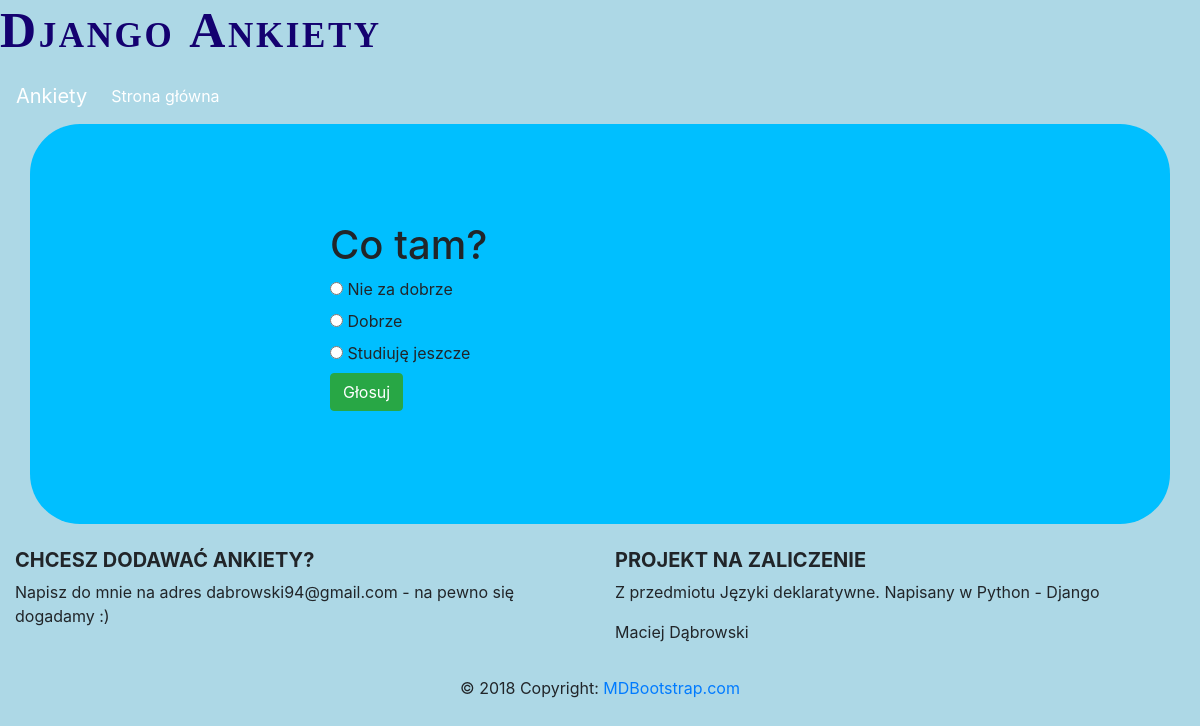
Page /ankiety/1/ on the committed database.
### ankiety/models.py (models this page shows, shortened)
class Question(models.Model):
    question_text = models.CharField(max_length=200)
    pub_date = models.DateTimeField('data publikacji')
    def was_published_recently(self):
        now = timezone.now()
        return now - datetime.timedelta(days=1) <= self.pub_date <= now
    was_published_recently.admin_order_field = 'pub_date'
    was_published_recently.boolean = True
    was_published_recently.short_description = 'Opublikowane ostatnio?'

class Choice(models.Model):
    question = models.ForeignKey(Question, on_delete=models.CASCADE)
    choice_text = models.CharField(max_length=200)
    votes = models.IntegerField(default=0)

### ankiety/views.py (the view)
# urls.py: path('<int:pk>/', views.DetailView.as_view(), name='detail'),
class DetailView(generic.DetailView):
    model = Question
    template_name = 'ankiety/detail.html'

### ankiety/templates/ankiety/detail.html (shortened to what this page needs)
{% extends "ankiety/base.html" %}
{% load crispy_forms_tags %}
{% block content %}
  <h1>{{ question.question_text }}</h1>
  <form action="{% url 'ankiety:vote' question.id %}" method="post">
    {% for choice in question.choice_set.all %}
        <input type="radio" name="choice" id="choice{{ forloop.counter }}" value="{{ choice.id }}">
        <label for="choice{{ forloop.counter }}">{{ choice.choice_text }}</label><br>
    {% endfor %}
    <input type="submit" class="btn btn-success" value="Głosuj">
  </form>
{% endblock %}

### ankiety/static/ankiety/style.css (style rules this page uses)
body { background-color: lightblue; }

### rows in the picture
Question: question_text "Co tam?"
Choice: choice_text "Nie za dobrze"
Choice: choice_text "Dobrze"
Choice: choice_text "Studiuję jeszcze"
